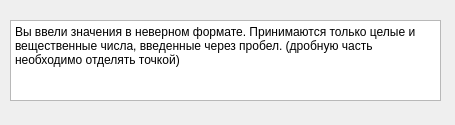
<?xml version="1.0" encoding="UTF-8"?>
<ui version="4.0">
 <class>WrongInput</class>
 <widget class="QDialog" name="WrongInput">
  <property name="geometry">
   <rect>
    <x>0</x>
    <y>0</y>
    <width>455</width>
    <height>125</height>
   </rect>
  </property>
  <property name="windowTitle">
   <string>Dialog</string>
  </property>
  <widget class="QTextEdit" name="textEdit">
   <property name="geometry">
    <rect>
     <x>10</x>
     <y>20</y>
     <width>431</width>
     <height>81</height>
    </rect>
   </property>
   <property name="lineWidth">
    <number>5</number>
   </property>
   <property name="midLineWidth">
    <number>0</number>
   </property>
   <property name="documentTitle">
    <string/>
   </property>
   <property name="lineWrapColumnOrWidth">
    <number>1</number>
   </property>
   <property name="readOnly">
    <bool>true</bool>
   </property>
   <property name="markdown">
    <string>Вы ввели значения в неверном формате. Принимаются только целые и вещественные
числа, введенные через пробел. (дробную часть необходимо отделять точкой)

</string>
   </property>
   <property name="html">
    <string>&lt;!DOCTYPE HTML PUBLIC &quot;-//W3C//DTD HTML 4.0//EN&quot; &quot;http://www.w3.org/TR/REC-html40/strict.dtd&quot;&gt;
&lt;html&gt;&lt;head&gt;&lt;meta name=&quot;qrichtext&quot; content=&quot;1&quot; /&gt;&lt;meta charset=&quot;utf-8&quot; /&gt;&lt;style type=&quot;text/css&quot;&gt;
p, li { white-space: pre-wrap; }
hr { height: 1px; border-width: 0; }
li.unchecked::marker { content: &quot;\2610&quot;; }
li.checked::marker { content: &quot;\2612&quot;; }
&lt;/style&gt;&lt;/head&gt;&lt;body style=&quot; font-family:'Segoe UI'; font-size:9pt; font-weight:400; font-style:normal;&quot;&gt;
&lt;p style=&quot; margin-top:6px; margin-bottom:6px; margin-left:0px; margin-right:0px; -qt-block-indent:0; text-indent:0px;&quot;&gt;Вы ввели значения в неверном формате. Принимаются только целые и вещественные числа, введенные через пробел. (дробную часть необходимо отделять точкой)&lt;/p&gt;&lt;/body&gt;&lt;/html&gt;</string>
   </property>
  </widget>
 </widget>
 <resources/>
 <connections/>
</ui>
